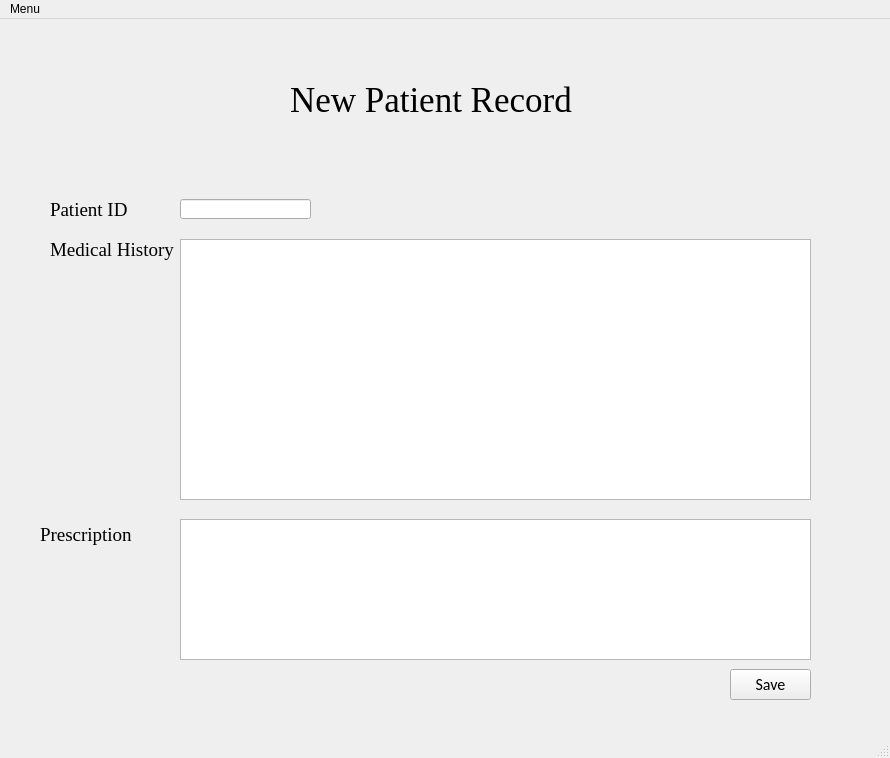
<?xml version="1.0" encoding="UTF-8"?>
<ui version="4.0">
 <class>MainWindow</class>
 <widget class="QMainWindow" name="MainWindow">
  <property name="geometry">
   <rect>
    <x>0</x>
    <y>0</y>
    <width>890</width>
    <height>758</height>
   </rect>
  </property>
  <property name="windowTitle">
   <string>MainWindow</string>
  </property>
  <widget class="QWidget" name="centralwidget">
   <widget class="QLabel" name="label">
    <property name="geometry">
     <rect>
      <x>290</x>
      <y>30</y>
      <width>321</width>
      <height>101</height>
     </rect>
    </property>
    <property name="font">
     <font>
      <family>Times New Roman</family>
      <pointsize>26</pointsize>
      <weight>50</weight>
      <bold>false</bold>
     </font>
    </property>
    <property name="text">
     <string>New Patient Record</string>
    </property>
   </widget>
   <widget class="QLabel" name="label_2">
    <property name="geometry">
     <rect>
      <x>50</x>
      <y>170</y>
      <width>91</width>
      <height>41</height>
     </rect>
    </property>
    <property name="font">
     <font>
      <family>Times New Roman</family>
      <pointsize>14</pointsize>
     </font>
    </property>
    <property name="text">
     <string>Patient ID</string>
    </property>
   </widget>
   <widget class="QLineEdit" name="lineEdit">
    <property name="geometry">
     <rect>
      <x>180</x>
      <y>180</y>
      <width>131</width>
      <height>20</height>
     </rect>
    </property>
    <property name="font">
     <font>
      <family>Calibri</family>
      <pointsize>12</pointsize>
     </font>
    </property>
   </widget>
   <widget class="QLabel" name="label_3">
    <property name="geometry">
     <rect>
      <x>50</x>
      <y>210</y>
      <width>141</width>
      <height>41</height>
     </rect>
    </property>
    <property name="font">
     <font>
      <family>Times New Roman</family>
      <pointsize>14</pointsize>
     </font>
    </property>
    <property name="text">
     <string>Medical History</string>
    </property>
   </widget>
   <widget class="QLabel" name="label_4">
    <property name="geometry">
     <rect>
      <x>40</x>
      <y>490</y>
      <width>101</width>
      <height>51</height>
     </rect>
    </property>
    <property name="font">
     <font>
      <family>Times New Roman</family>
      <pointsize>14</pointsize>
     </font>
    </property>
    <property name="text">
     <string>Prescription</string>
    </property>
   </widget>
   <widget class="QPushButton" name="saveButton">
    <property name="geometry">
     <rect>
      <x>730</x>
      <y>650</y>
      <width>81</width>
      <height>31</height>
     </rect>
    </property>
    <property name="font">
     <font>
      <family>Calibri</family>
      <pointsize>12</pointsize>
     </font>
    </property>
    <property name="text">
     <string>Save</string>
    </property>
   </widget>
   <widget class="QTextEdit" name="textEdit">
    <property name="geometry">
     <rect>
      <x>180</x>
      <y>220</y>
      <width>631</width>
      <height>261</height>
     </rect>
    </property>
    <property name="font">
     <font>
      <family>Calibri</family>
      <pointsize>12</pointsize>
     </font>
    </property>
   </widget>
   <widget class="QTextEdit" name="textEdit_2">
    <property name="geometry">
     <rect>
      <x>180</x>
      <y>500</y>
      <width>631</width>
      <height>141</height>
     </rect>
    </property>
    <property name="font">
     <font>
      <family>Calibri</family>
      <pointsize>12</pointsize>
     </font>
    </property>
   </widget>
  </widget>
  <widget class="QMenuBar" name="menubar">
   <property name="geometry">
    <rect>
     <x>0</x>
     <y>0</y>
     <width>890</width>
     <height>21</height>
    </rect>
   </property>
   <widget class="QMenu" name="menuMenu">
    <property name="title">
     <string>Menu</string>
    </property>
    <addaction name="actionBack"/>
   </widget>
   <addaction name="menuMenu"/>
  </widget>
  <widget class="QStatusBar" name="statusbar"/>
  <action name="actionBack">
   <property name="icon">
    <iconset>
     <normaloff>fugue-icons-3.5.6/icons/arrow-curve-180-left.png</normaloff>fugue-icons-3.5.6/icons/arrow-curve-180-left.png</iconset>
   </property>
   <property name="text">
    <string>Back</string>
   </property>
  </action>
 </widget>
 <resources/>
 <connections/>
</ui>
